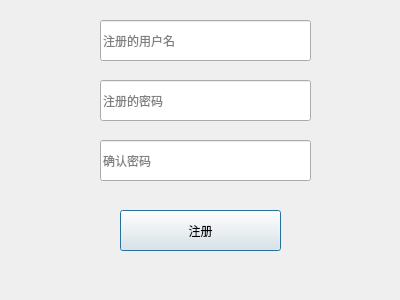
<?xml version="1.0" encoding="UTF-8"?>
<ui version="4.0">
 <class>RegisterDialog</class>
 <widget class="QDialog" name="RegisterDialog">
  <property name="geometry">
   <rect>
    <x>0</x>
    <y>0</y>
    <width>400</width>
    <height>300</height>
   </rect>
  </property>
  <property name="windowTitle">
   <string>Dialog</string>
  </property>
  <widget class="QPushButton" name="pushButton">
   <property name="geometry">
    <rect>
     <x>120</x>
     <y>210</y>
     <width>161</width>
     <height>41</height>
    </rect>
   </property>
   <property name="text">
    <string>注册</string>
   </property>
  </widget>
  <widget class="QLineEdit" name="lineEdit_name">
   <property name="geometry">
    <rect>
     <x>100</x>
     <y>20</y>
     <width>211</width>
     <height>41</height>
    </rect>
   </property>
   <property name="placeholderText">
    <string>注册的用户名</string>
   </property>
  </widget>
  <widget class="QLineEdit" name="lineEdit_pwd">
   <property name="geometry">
    <rect>
     <x>100</x>
     <y>80</y>
     <width>211</width>
     <height>41</height>
    </rect>
   </property>
   <property name="placeholderText">
    <string>注册的密码</string>
   </property>
  </widget>
  <widget class="QLineEdit" name="lineEdit_cfm">
   <property name="geometry">
    <rect>
     <x>100</x>
     <y>140</y>
     <width>211</width>
     <height>41</height>
    </rect>
   </property>
   <property name="placeholderText">
    <string>确认密码</string>
   </property>
  </widget>
 </widget>
 <resources/>
 <connections/>
</ui>
